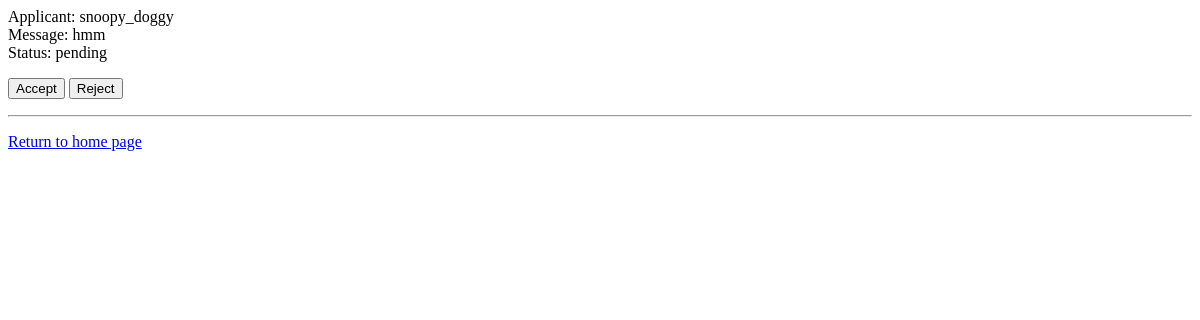
The page /users/job/11/applicants (signed in) on the database as committed earlier.
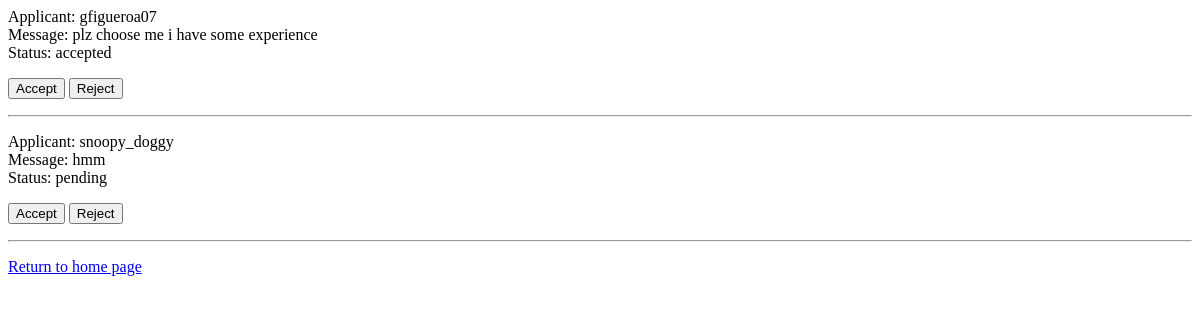
The same page on the database as committed later.
### users/models.py (models this page shows, shortened)
class JobApplication(models.Model):
    application_status = [
        ('pending', 'Pending'),
        ('accepted', 'Accepted'),
        ('rejected', 'Rejected'),
    ]
    job = models.ForeignKey(JobListing, on_delete=models.CASCADE, related_name='applications')
    applicant = models.ForeignKey(Profile, on_delete=models.CASCADE)
    message = models.TextField(blank=True)
    applied_at = models.DateTimeField(auto_now_add=True)
    status = models.CharField(max_length=10, choices=application_status, default='pending')

class Profile(models.Model):
    user = models.OneToOneField(User, on_delete=models.CASCADE)
    profile_name = models.CharField(max_length=30, unique=False, blank=True, null=False)
    profile_picture = models.ImageField(upload_to='profile_pics/', blank=True, null=True)
    location = models.TextField(blank=False)
    description = models.TextField(blank=True)
    avg_review_score = models.FloatField(default=0.0)
    skills = models.TextField(blank=True)
    resume = models.FileField(upload_to='resumes/', blank=True, null=True)

### users/views.py (the view, shortened to what this page needs)
# urls.py: path('job/<int:job_id>/applicants', views.job_applicants, name='job_applicants')
def job_applicants(request, job_id):
    job = get_object_or_404(JobListing, id=job_id)
    if request.user.profile.id != job.profile.id:
        messages.error(request, "You are not allowed to view this job's applicants.")
        return redirect('job_page')
    applications = JobApplication.objects.filter(job=job).order_by('-applied_at')
    return render(request, 'users/job_applicants.html', {
        'job': job,
        'applications': applications,
    })

### users/templates/users/job_applicants.html (shortened to what this page needs)
{% if applications %}
    {% for application in applications %}
        <p>
            Applicant: {{ application.applicant.user.username }}<br>
            Message: {{ application.message }}<br>
            Status: {{ application.status }}
        </p>
        <form method="post">
            <button name="action" value="accepted">Accept</button>
            <button name="action" value="rejected">Reject</button>
        </form>
        <hr>
    {% endfor %}
{% else %}
    <p>No applicants yet.</p>
{% endif %}
<p><a href="/">Return to home page</a></p>

Rows that differ between the two databases and show on the page:
added JobApplication: applicant.user.username "gfigueroa07", message "plz choose me i have some experience", status "accepted"
